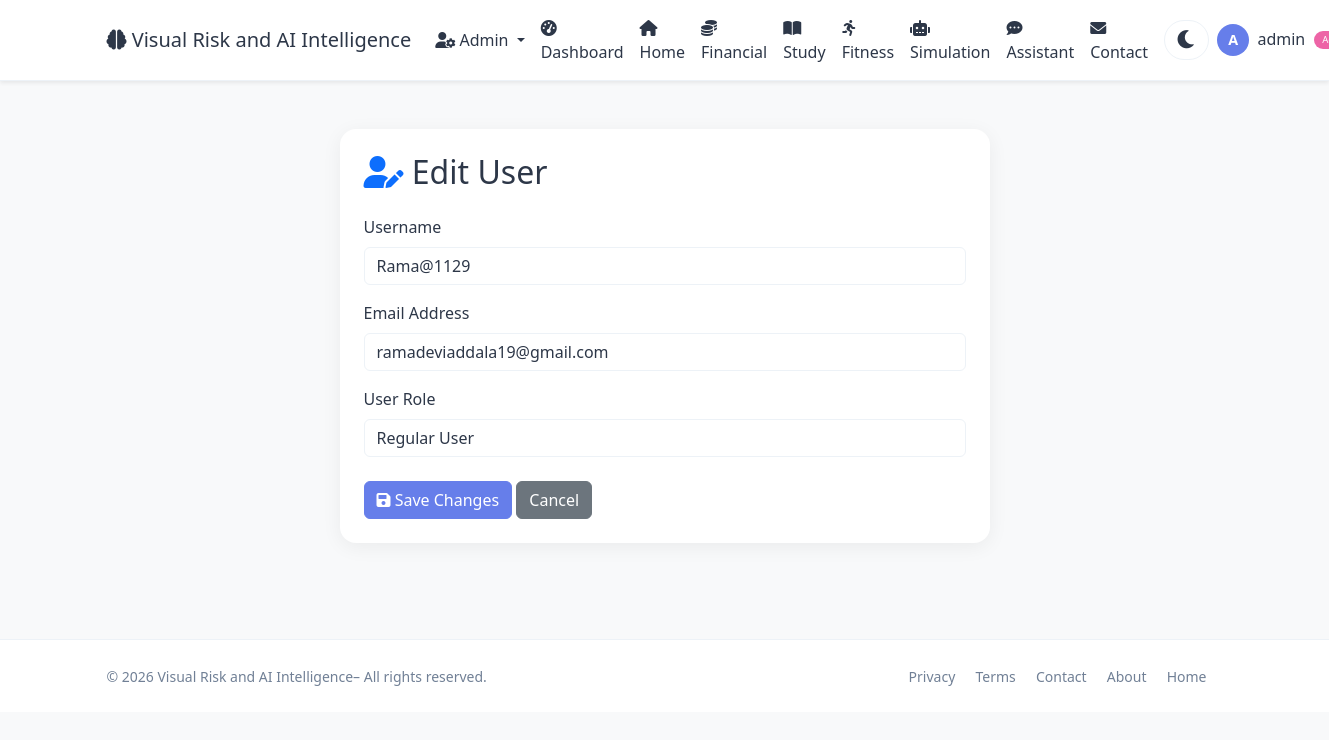
The page /admin/user/2/edit (signed in) on the database its author committed.
### app.py (models this page shows, shortened)
class User(UserMixin, db.Model):
    id = db.Column(db.Integer, primary_key=True)
    username = db.Column(db.String(80), unique=True, nullable=False)
    email = db.Column(db.String(120), unique=True, nullable=False)
    password_hash = db.Column(db.String(200), nullable=False)
    age = db.Column(db.Integer, default=25)
    occupation = db.Column(db.String(100), default='Student')
    monthly_income = db.Column(db.Float, default=50000)
    monthly_expenses = db.Column(db.Float, default=35000)
    savings = db.Column(db.Float, default=100000)
    study_hours_per_week = db.Column(db.Float, default=20)
    fitness_hours_per_week = db.Column(db.Float, default=5)
    sleep_hours_per_day = db.Column(db.Float, default=7)
    created_at = db.Column(db.DateTime, default=datetime.utcnow)
    is_admin = db.Column(db.Boolean, default=False)
    transactions = db.relationship(
        'Transaction', backref='user', lazy=True
    )
    study_logs = db.relationship(
        'StudyLog', backref='user', lazy=True
    )
    fitness_logs = db.relationship(
        'FitnessLog', backref='user', lazy=True
    )
    goals = db.relationship(
        'Goal', backref='user', lazy=True
    )

### app.py (the view, shortened to what this page needs)
@app.route('/admin/user/<int:user_id>/edit', methods=['GET', 'POST'])
@login_required
def admin_edit_user(user_id):
    if not current_user.is_admin:
        flash('Admin access required.', 'danger')
        return redirect(url_for('user_dashboard'))
    user = User.query.get_or_404(user_id)
    return render_template('admin/edit_user.html', user=user)

### app.py (called while the page is built)
@app.context_processor
def utility_processor():
    return dict(datetime=datetime)

@login_manager.user_loader
def load_user(user_id):
    return User.query.get(int(user_id))

### Templates/admin/edit_user.html (shortened to what this page needs)
{% extends 'base.html' %}
{% block content %}
<div class="container py-5">
    <div class="card shadow-lg border-0 rounded-4 mx-auto"
         style="max-width: 650px;">
        <div class="card-body p-4">
            <h2 class="mb-4">
                <i class="fas fa-user-edit text-primary"></i>
                Edit User
            </h2>
            <form method="POST">
                <div class="mb-3">
                    <label class="form-label">Username</label>
                    <input type="text"
                           name="username"
                           class="form-control"
                           value="{{ user.username }}"
                           required>
                </div>
                <div class="mb-3">
                    <label class="form-label">Email Address</label>
                    <input type="email"
                           name="email"
                           class="form-control"
                           value="{{ user.email }}"
                           required>
                </div>
                <div class="mb-4">
                    <label class="form-label">User Role</label>
                    <select name="role" class="form-select">
                        <option value="user"
                            {% if not user.is_admin %}selected{% endif %}>
                            Regular User
                        </option>
                    </select>
                </div>
                <button type="submit" class="btn btn-primary">
                    <i class="fas fa-save"></i> Save Changes
                </button>
                <a href="{{ url_for('admin_user_detail', user_id=user.id) }}"
                   class="btn btn-secondary">
                    Cancel
                </a>
            </form>
        </div>
    </div>
</div>
{% endblock %}

### Templates/base.html (shortened to what this page needs)
<!DOCTYPE html>
<html lang="en" data-theme="light">
<head>
    <link href="https://cdn.jsdelivr.net/npm/bootstrap@5.3.0/dist/css/bootstrap.min.css" rel="stylesheet">
    <link rel="stylesheet" href="https://cdnjs.cloudflare.com/ajax/libs/font-awesome/6.0.0/css/all.min.css">
</head>
<body>
    <nav class="navbar navbar-expand-lg navbar-light bg-white shadow-sm">
        <div class="container">
            <a class="navbar-brand" href="{{ url_for('index') }}">
                <i class="fas fa-brain"></i> Visual Risk and AI Intelligence
            </a>
            <div class="collapse navbar-collapse" id="navbarNav">
                <ul class="navbar-nav ms-auto align-items-lg-center">
                    {% if current_user.is_authenticated %}
                        {% if current_user.is_admin %}
                            <li class="nav-item dropdown">
                                <a class="nav-link dropdown-toggle" href="#" id="adminDropdown" role="button" data-bs-toggle="dropdown">
                                    <i class="fas fa-user-cog"></i> Admin
                                </a>
                            </li>
                        {% endif %}
                        <li class="nav-item">
                            <a class="nav-link" href="{{ url_for('user_dashboard') }}">
                                <i class="fas fa-tachometer-alt me-1"></i>Dashboard
                            </a>
                        </li>
                    <li class="nav-item">
                            <a class="nav-link" href="{{ url_for('index') }}">
                                <i class="fas fa-home"></i>Home
                            </a>
                        </li>
                        <li class="nav-item">
                            <a class="nav-link" href="{{ url_for('user_financial') }}">
                                <i class="fas fa-coins me-1"></i>Financial
                            </a>
                        </li>
                        <li class="nav-item">
                            <a class="nav-link" href="{{ url_for('user_study') }}">
                                <i class="fas fa-book-open me-1"></i>Study
                            </a>
                        </li>
                        <li class="nav-item">
                            <a class="nav-link" href="{{ url_for('user_fitness') }}">
                                <i class="fas fa-running me-1"></i>Fitness
                            </a>
                        </li>
                        <li class="nav-item">
                            <a class="nav-link" href="{{ url_for('user_simulation') }}">
                                <i class="fas fa-robot me-1"></i>Simulation
                            </a>
                        </li>
                        <li class="nav-item">
                            <a class="nav-link" href="{{ url_for('user_assistant') }}">
                                <i class="fas fa-comment-dots me-1"></i>Assistant
                            </a>
                        </li>
                    <li class="nav-item">
    <a class="nav-link" href="{{ url_for('contact') }}">
        <i class="fas fa-envelope me-1"></i>Contact
    </a>
</li>
                        <li class="nav-item">
                            <button class="theme-toggle" id="themeToggle" aria-label="Toggle theme">
                                <i class="fas fa-moon"></i>
                            </button>
                        </li>
                        <li class="nav-item dropdown">
                            <a class="nav-link dropdown-toggle" href="#" id="userDropdown" role="button" data-bs-toggle="dropdown">
                                <span class="user-avatar">{{ current_user.username[0]|upper }}</span>
                                <span class="ms-1">{{ current_user.username }}</span>
                                {% if current_user.is_admin %}
                                    <span class="admin-badge">Admin</span>
                                {% endif %}
                            </a>
                        </li>
                    {% endif %}
                </ul>
            </div>
        </div>
    </nav>
    {% block content %}{% endblock %}
    <footer class="mt-5 py-4 bg-light border-top">
        <div class="container">
            <div class="row align-items-center">
                <div class="col-md-6 text-center text-md-start">
                    <span class="text-muted small">© 2026 Visual Risk and AI Intelligence– All rights reserved.</span>
                </div>
                <div class="col-md-6 text-center text-md-end">
                    <a href="{{ url_for('privacy') }}" class="text-muted text-decoration-none me-3 small">Privacy</a>
                    <a href="{{ url_for('terms') }}" class="text-muted text-decoration-none me-3 small">Terms</a>
                    <a href="{{ url_for('contact') }}" class="text-muted text-decoration-none me-3 small">Contact</a>
                    <a href="{{ url_for('about') }}" class="text-muted text-decoration-none me-3 small">About</a>
                    <a href="{{ url_for('index') }}" class="text-muted text-decoration-none me-3 small">Home</a>
                </div>
            </div>
        </div>
    </footer>
</body>
</html>

### Templates/base.html (style rules this page uses)
:root { --bg-body: #f8f9fa; --bg-navbar: #ffffff; --bg-card: #ffffff; --text-primary: #2d3748; --text-muted: #718096; --border-color: #edf2f7; --shadow: 0 4px 20px rgba(0,0,0,0.06); --glass-bg: rgba(255,255,255,0.6); --glass-border: rgba(255,255,255,0.25); --accent: #667eea; --accent-gradient: linear-gradient(135deg, #667eea, #764ba2); --bg-input: #ffffff; --bg-light: #f7fafc; --bg-wrapper: #f0f4ff; --bg-hero: linear-gradient(135deg, #667eea 0%, #764ba2 100%); --dropdown-bg: #ffffff; --dropdown-text: #2d3748; --btn-bg: #667eea; --btn-hover: #5a6fd6; --badge-bg: #edf2f7; --badge-text: #4a5568; --progress-bg: #edf2f7; --progress-fill: linear-gradient(90deg, #667eea, #764ba2); }
body { background: var(--bg-body) !important; color: var(--text-primary) !important; font-family: 'Segoe UI', Tahoma, Geneva, Verdana, sans-serif; transition: background 0.3s, color 0.3s; }
.navbar { background: var(--bg-navbar) !important; border-bottom: 1px solid var(--border-color); }
.navbar-brand, .nav-link { color: var(--text-primary) !important; }
.btn-primary { background: var(--btn-bg) !important; border-color: var(--btn-bg) !important; }
.card, .glass-card, .chart-container, .predict-card, .profile-card, .goals-card, .card-glass, .chart-box, .predict-box, .activity-card { background: var(--bg-card) !important; border-color: var(--border-color) !important; color: var(--text-primary) !important; box-shadow: var(--shadow) !important; }
.bg-light, .bg-white { background: var(--bg-card) !important; }
.text-muted { color: var(--text-muted) !important; }
.form-control, .form-select { background: var(--bg-input) !important; color: var(--text-primary) !important; border-color: var(--border-color) !important; }
.border-top, .border-bottom { border-color: var(--border-color) !important; }
.theme-toggle { background: transparent; border: none; font-size: 1.3rem; color: var(--text-primary); cursor: pointer; transition: transform 0.3s; padding: 0.2rem 0.7rem; border-radius: 30px; background: var(--bg-input); margin-left: 0.5rem; border: 1px solid var(--border-color); }
.user-avatar { width: 32px; height: 32px; border-radius: 50%; background: var(--accent); color: white; display: inline-flex; align-items: center; justify-content: center; font-weight: 600; font-size: 0.9rem; }
.admin-badge { font-size: 0.6rem; background: #ed64a6; color: white; padding: 0.15rem 0.5rem; border-radius: 30px; margin-left: 0.3rem; vertical-align: middle; }

### rows shown on the page
User: username "A", username "admin"
User: username "Rama@1129", email "ramadeviaddala19@gmail.com", role "Regular User"
